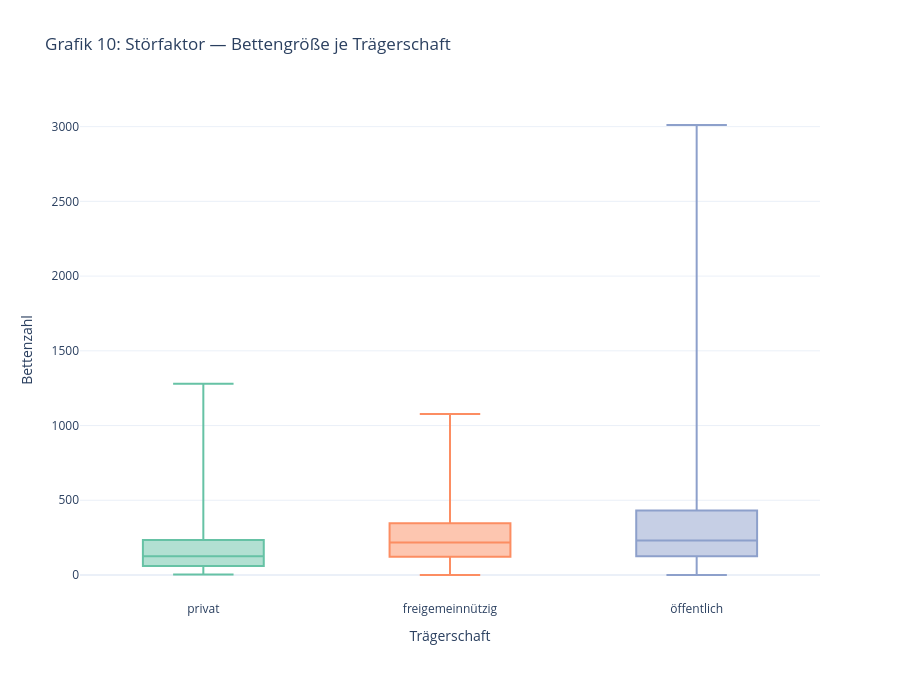

Notebook cell for this chart:
### Markdown cell above
### Grafik 10 — Störfaktor: Bettengröße je Trägerschaft
Boxplot der Bettenzahl getrennt nach Trägerart. Prüft den Störfaktor hinter dem Trägerschaftsbefund: Wenn private Häuser systematisch kleiner sind, könnte der Trägereffekt (Grafik 3) in Wirklichkeit ein Größeneffekt sein.

### Code cell
# ── Grafik 10: Störfaktor Träger × Bettengröße (interaktiv, mit Hover) ────
df_clean = df.dropna(subset=["KH.Träger.Art"])
order = df_clean.groupby("KH.Träger.Art")["SO.Betten"].median().sort_values().index

# Set2-Palette (wie bisher via seaborn) manuell nachgebildet, je Trägerart eine eigene Farbe
set2_farben = {"privat": "#66c2a5", "freigemeinnützig": "#fc8d62", "öffentlich": "#8da0cb"}

fig = go.Figure()
for t in order:
    fig.add_trace(go.Box(
        y=df_clean[df_clean["KH.Träger.Art"] == t]["SO.Betten"],
        name=t, marker_color=set2_farben.get(t, "#999999"),
        boxpoints=False, showlegend=False,
    ))

fig.update_layout(
    title="Grafik 10: Störfaktor — Bettengröße je Trägerschaft",
    xaxis_title="Trägerschaft", yaxis_title="Bettenzahl",
    template="plotly_white",
    width=900, height=680,
)
fig.show()

for t in order:
    m = df_clean[df_clean["KH.Träger.Art"]==t]["SO.Betten"].median()
    print(f"  {t:20s}: Median {m:.0f} Betten")
print("\n📌 Störfaktor-Check: Wenn Träger mit Qualitätsproblemen auch größer/kleiner sind, "
      "muss der Trägereffekt mit Vorsicht interpretiert werden. Zum Ablesen genauer Werte: Maus über die Box bewegen.")

### Figure 1 — Plotly figure (JSON) as saved in the notebook; plotly's stock layout.template omitted (floating-point values rounded to 4 significant figures; data arrays with more than 128 entries replaced by an {"elided": "..."} marker saying what was removed)
{"data": [{"boxpoints": false, "marker": {"color": "#66c2a5"}, "name": "privat", "showlegend": false, "type": "box", "y": {"elided": "502 int values"}}, {"boxpoints": false, "marker": {"color": "#fc8d62"}, "name": "freigemeinnützig", "showlegend": false, "type": "box", "y": {"elided": "607 int values"}}, {"boxpoints": false, "marker": {"color": "#8da0cb"}, "name": "öffentlich", "showlegend": false, "type": "box", "y": {"elided": "684 int values"}}], "layout": {"height": 680, "title": {"text": "Grafik 10: Störfaktor — Bettengröße je Trägerschaft"}, "width": 900, "xaxis": {"title": {"text": "Trägerschaft"}}, "yaxis": {"title": {"text": "Bettenzahl"}}}}
